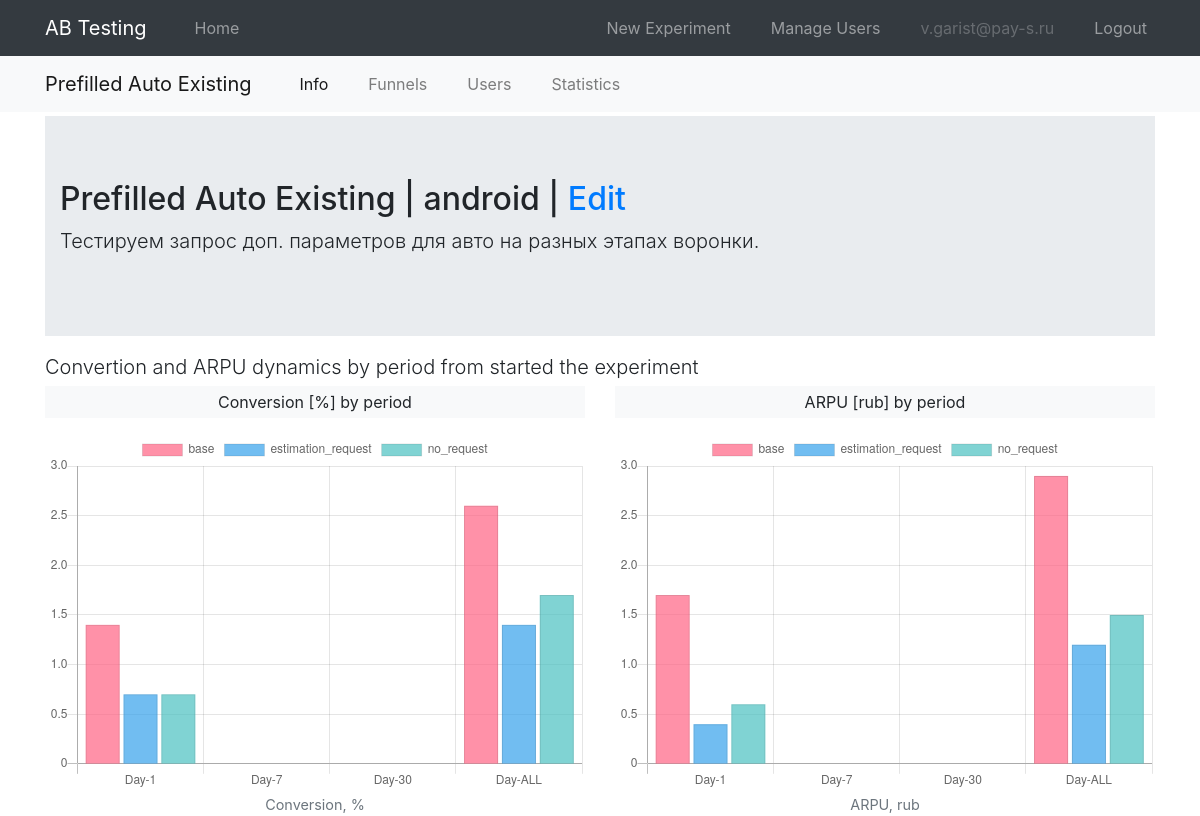
The app's page /exp_android_prefilled_auto_existing/index (signed in) with its own data.
### models.py (models this page shows, shortened)
class User(UserMixin, db.Model):
    id = db.Column(db.Integer, primary_key=True)
    email = db.Column(db.String(120), index=True, unique=True)
    password_hash = db.Column(db.String(128))
    is_admin = db.Column(db.Boolean, unique=False, default=False)

class ABExperiment(db.Model):
    __tablename__ = "experiment"
    __table_args__ = (db.UniqueConstraint('app_id', 'name', name="unique_constraint_app_exp"), )
    id = db.Column(db.Integer, primary_key=True)
    app_id = db.Column(db.Integer, db.ForeignKey("app.id"))
    name = db.Column(db.String(120), index=True)
    description = db.Column(db.Text)
    metrics = db.Column(db.Text)
    start_date = db.Column(db.Date)
    end_date = db.Column(db.Date)
    options = db.relationship('ABOption', backref='experiment') # cascade="all, delete-orphan"
    @property
    def metrics_json(self):
        return json.loads(self.metrics) if self.metrics is not None else dict()
    @property
    def clean_name(self):
        clean_name = " ".join(
            [i.capitalize() for i in self.name.split("_") if i not in ("exp", "ios", "android")]
        )
        return clean_name
    @property
    def sorted_options(self):
        options = sorted(self.options, key=lambda x: (-x.is_control_group, x.name))
        return [i.name for i in options]
    def get_valueset_total(self, col_name='cnt_users'):
        if not self.metrics_json:
            return
        valueset = {i: [] for i in self.sorted_options}
        for period in ["1d", "7d", "30d", "all"]:
            tmp = self.metrics_json[f"{col_name}_{period}"]
            for option in valueset.keys():
                valueset[option].append(tmp[option])
        return valueset

class App(db.Model):
    __tablename__ = "app"
    id = db.Column(db.Integer, primary_key=True)
    name = db.Column(db.String(120), index=True, unique=True)
    experiments = db.relationship('ABExperiment', backref='app')

### ab/ab.py (the view)
@bp.route("/<exp_name>")
@bp.route("/<exp_name>/index")
@login_required
def detail(exp_name):
    exp = ABExperiment.query.filter_by(name=exp_name).first()
    if exp is None:
        abort(404)
    return render_template("ab/ab_item.html", exp=exp, active_link="info")

### main.py (called while the page is built)
@login.user_loader
def load_user(id):
    return User.query.get(int(id))

### templates/ab/ab_item.html (shortened to what this page needs)
{% extends "base.html" %}
{% from "macros/plots/barprot_total.html" import barprot_total %}
{% from "macros/plots/donut.html" import donut %}
{% block second_nav %}
{% include "ab/_second_nav.html" %}
{% endblock %}
{% block content %}
<div class="container">
    <div class="jumbotron jumbotron-fluid my-0">
        <div class="container">
        {% if exp %}
            {% if current_user.is_admin %}
            <h2>{{ exp.clean_name }} | {{ exp.app.name }} | <a href="{{ url_for('admin.edit_experiment', exp_name=exp.name) }}">Edit</a></h2>
            {% else %}
            <h2>{{ exp.clean_name }} | {{ exp.app.name }}</h2>
            {% endif %}
            <p class="lead">{{ exp.description }}</p>
        {% endif %}
        </div>
    </div>
    <p class="lead mt-3 mb-1">Convertion and ARPU dynamics by period from started the experiment</p>
    <div class="row">
        <div class="col-6">
            <p class="text-center bg-light p-1">Conversion [%] by period</p>
            <canvas id="conversion_total"></canvas>
            <figcaption class="figure-caption text-center">Conversion, %</figcaption>
        </div>
        <div class="col-6">
            <p class="text-center bg-light p-1">ARPU [rub] by period</p>
            <canvas id="arpu_total"></canvas>
            <figcaption class="figure-caption text-center">ARPU, rub</figcaption>
        </div>
    </div>
</div>
{% endblock %}
{% block plotsjs %}
{{
    barprot_total(
        figure_id="arpu_total",
        valueset=exp.get_valueset_total(col_name="arpu"),
        options=exp.sorted_options,
        percentage=False
    )
}}
{{
    barprot_total(
        figure_id="conversion_total",
        valueset=exp.get_valueset_total(col_name="conversion"),
        options=exp.sorted_options,
        percentage=True
    )
}}
{% endblock %}

### templates/base.html (shortened to what this page needs)
<!DOCTYPE html>
<html>
    <head>
        <link rel="stylesheet" href="https://stackpath.bootstrapcdn.com/bootstrap/4.5.0/css/bootstrap.min.css">
        <link rel="stylesheet" href="https://stackpath.bootstrapcdn.com/font-awesome/4.7.0/css/font-awesome.min.css">
        <link rel="stylesheet" type="text/css" href="{{ url_for('static', filename='css/style.css') }}">
    </head>
    <body>
    <nav class="navbar navbar-expand-md navbar-dark bg-dark fixed-top">
        <div class="container">
            <a class="navbar-brand" href="{{ url_for('ab.index') }}">AB Testing</a>
            <div class="collapse navbar-collapse" id="navbarCollapse">
                <ul class="navbar-nav mr-auto">
                    <li class="nav-item {{ 'active' if active_link == 'home' else None }} ml-4">
                        <a class="nav-link" href="{{ url_for('ab.index') }}">Home</a>
                    </li>
                </ul>
                <ul class="navbar-nav ml-auto">
                {% if current_user.is_authenticated %}
                {% if current_user.is_admin %}
                    <li class="nav-item mr-4 {{ 'active' if active_link == 'create_experiment' else None }}">
                    <a class="nav-link" href="{{ url_for('admin.create_experiment') }}">New Experiment</a>
                    </li>
                    <li class="nav-item mr-4 {{ 'active' if active_link == 'manage_users' else None }}">
                    <a class="nav-link" href="{{ url_for('admin.manage_users') }}">Manage Users</a>
                    </li>
                {% endif %}
                    <li class="nav-item mr-4">
                    <a class="nav-link disabled">{{ current_user.email }}</a>
                    </li>
                    <li class="nav-item">
                    <a class="nav-link" href="{{ url_for('auth.logout') }}">Logout</a>
                    </li>
                {% endif %}
                </ul>
            </div>
        </div>
    </nav>
    {% block second_nav %}{% endblock %}
    {% block content %}
    {% endblock %}
    {% block plotsjs %}
    {% endblock %}
    </body>
</html>

### templates/ab/_second_nav.html (shortened to what this page needs)
<nav class="navbar navbar-expand-md navbar-light bg-light">
    <div class="container mx-auto">
        <a class="navbar-brand" href="{{ url_for('ab.detail', exp_name=exp.name) }}">{{ exp.clean_name }}</a>
        <div class="collapse navbar-collapse" id="navbar2Collapse">
            <ul class="navbar-nav ml-4">
                <li class="nav-item {{ 'active' if active_link == 'info' else None }} mr-4">
                    <a class="nav-link" href="{{ url_for('ab.detail', exp_name=exp.name) }}">Info</a>
                </li>
                <li class="nav-item {{ 'active' if active_link == 'funnel' else None }} mr-4">
                    <a class="nav-link" href="{{ url_for('ab.detail_funnel', exp_name=exp.name) }}">Funnels</a>
                </li>
                <li class="nav-item {{ 'active' if active_link == 'users' else None }} mr-4">
                    <a class="nav-link" href="{{ url_for('ab.detail_users', exp_name=exp.name) }}">Users</a>
                </li>
                <li class="nav-item {{ 'active' if active_link == 'stats' else None }} mr-4">
                    <a class="nav-link" href="{{ url_for('ab.detail_stats', exp_name=exp.name, period='1d') }}">Statistics</a>
                </li>
            </ul>
        </div>
    </div>
</nav>

### static/css/style.css (style rules this page uses)
body { padding-top: 3.5rem; }

### records on screen
User: email "v.garist@pay-s.ru"
ABExperiment: clean_name "Prefilled Auto Existing", description "Тестируем запрос доп. параметров для авто на разных этапах воронки."
App: app.name "android"

### other values on screen
chart data {{ label }} Day-1, Day-7, Day-30, Day-ALL, Day-1, Day-7, Day-30, Day-ALL
chart data {{ option }} base, estimation_request, no_request, base, estimation_request, no_request
chart data {{ '{:.1f}'.format(i) }} 1.7, 0.0, 0.0, 2.9, 0.4, 0.0, 0.0, 1.2, 0.6, 0.0, 0.0, 1.5
